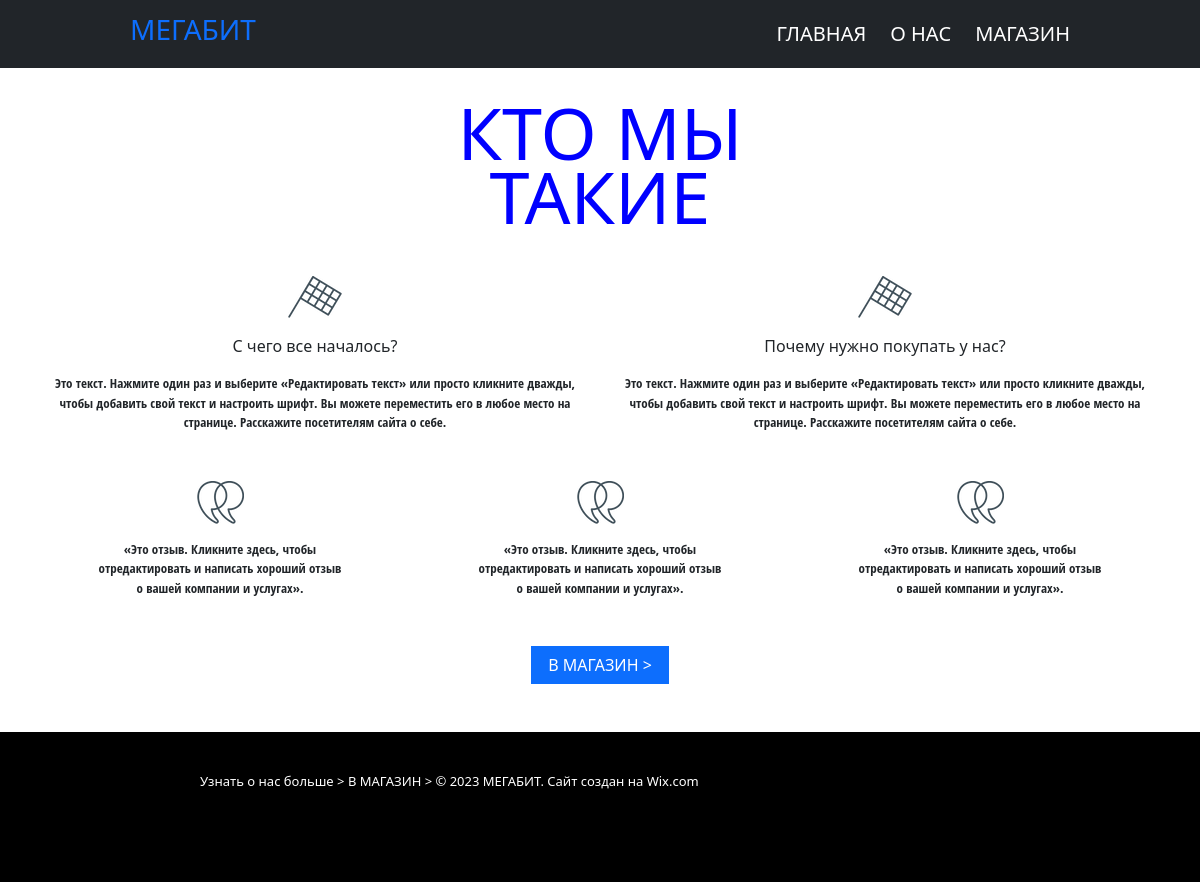
The app's page /about_us/ with its own data.
### cofe_app/models.py (models this page shows)
class About_us(models.Model):
    title = models.CharField(max_length=200)
    body = models.TextField()

class Mini_aboutUs(models.Model):
    body = models.TextField()

### cofe_app/views.py (the view)
# urls.py: path('about_us/',  about_us, name='about_us'),
def about_us(request):
    about_us = About_us.objects.all()
    miniAboutus = Mini_aboutUs.objects.all()
    return render(request, 'about_us.html',{
        'about_us': about_us,
        'mini': miniAboutus
        })

### templates/about_us.html
{% extends 'main.html' %}
{% load static %}
{% block content %}
<main>
    <section  id="about_us1">
        <div class="whoAreWe text-center">
            КТО МЫ<br>
            ТАКИЕ
        </div>
    </section>
    <section id="about_us2">
        <div class="container mt-5">
            <div class="row">
                {% for x in about_us %}
                <div class="col-6">
                    <div class="text-center mb-3"><img src="{% static 'image/icon.png' %}" alt=""></div>
                    <div class="text-center"><p>{{x.title}}</p></div>
                    <div class="text-center font-13 f-italic">
                        {{x.body}}</div>
                </div>
                {% endfor %}
                {% for x in mini %}
                <div class="col-4   mt-5">
                    <div class="text-center mb-3"><img src="{% static 'image/icon3.webp' %}" alt=""></div>
                    <div class="text-center m-auto font-13  f-italic" style="width: 70%;">
                        {{x.body}}</div>
                </div>
                {% endfor %}
            </div>
            <div class="text-center mt-5 mb-5">
                <button class="btn btn-primary rounded-0 px-3 m-auto">В МАГАЗИН ></button>
            </div>
        </div>
    </section>
</main>
{% endblock %}

### static/css/main.css (style rules this page uses)
.f-italic { font-family: open sans condensed,sans-serif; }
.font-13 { font-size: 13px; }

### static/css/about_us.css (style rules this page uses)
main #about_us1 { margin-top: 100px; }
main #about_us1 .whoAreWe { font-size: 72px; line-height: 64px; color: blue; }

### records on screen
About_us: title "С чего все началось?", body "Это текст. Нажмите один раз и выберите «Редактировать текст» или просто кликните дважды, чтобы добавить свой текст и настроить шрифт. Вы можете переместить его в любое место на странице. Расскажите посетителям сайта о себе."
About_us: title "Почему нужно покупать у нас?", body "Это текст. Нажмите один раз и выберите «Редактировать текст» или просто кликните дважды, чтобы добавить свой текст и настроить шрифт. Вы можете переместить его в любое место на странице. Расскажите посетителям сайта о себе."
Mini_aboutUs: body "«Это отзыв. Кликните здесь, чтобы отредактировать и написать хороший отзыв о вашей компании и услугах»."
Mini_aboutUs: body "«Это отзыв. Кликните здесь, чтобы отредактировать и написать хороший отзыв о вашей компании и услугах»."
Mini_aboutUs: body "«Это отзыв. Кликните здесь, чтобы отредактировать и написать хороший отзыв о вашей компании и услугах»."
